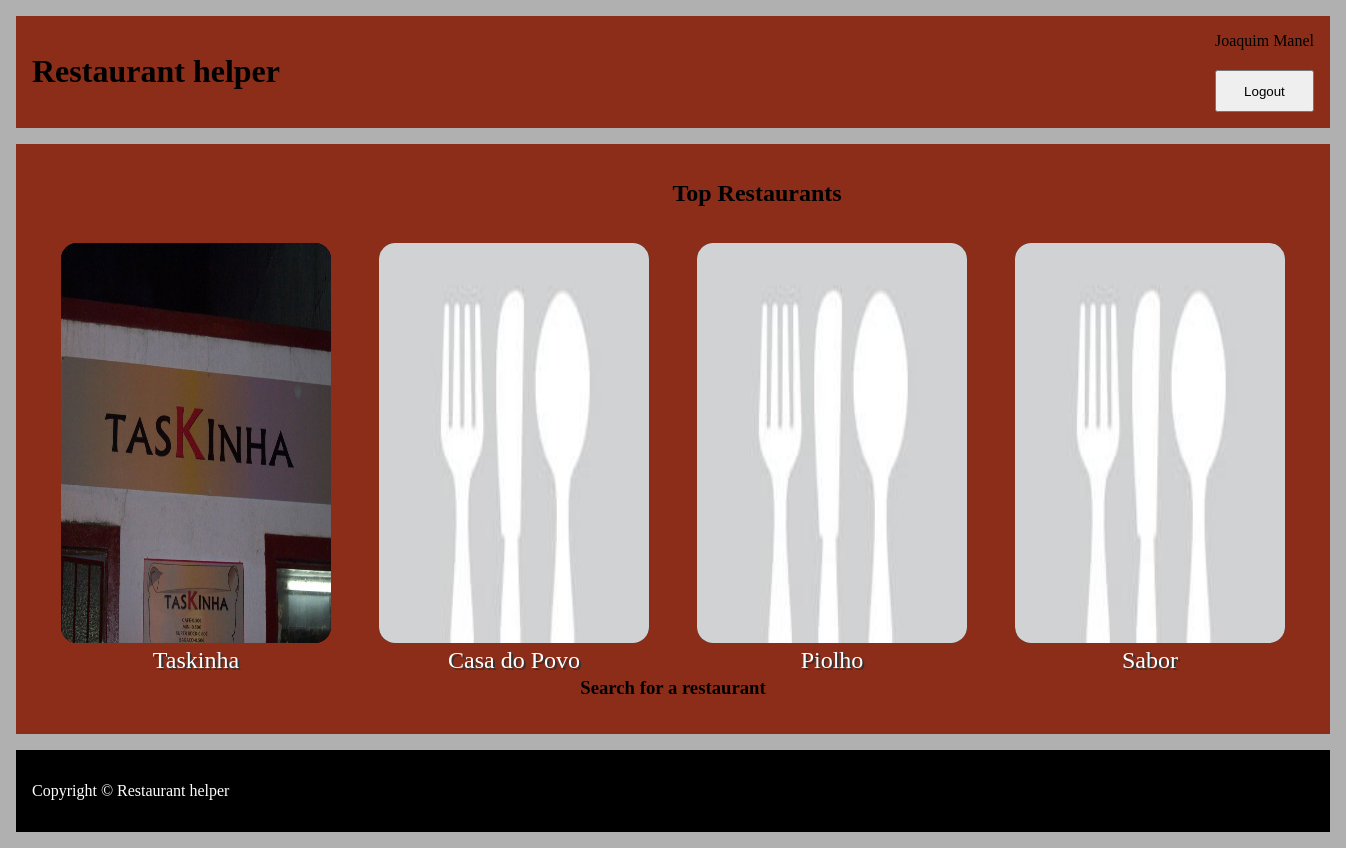
The app's page /pages/main.php (signed in), older data.
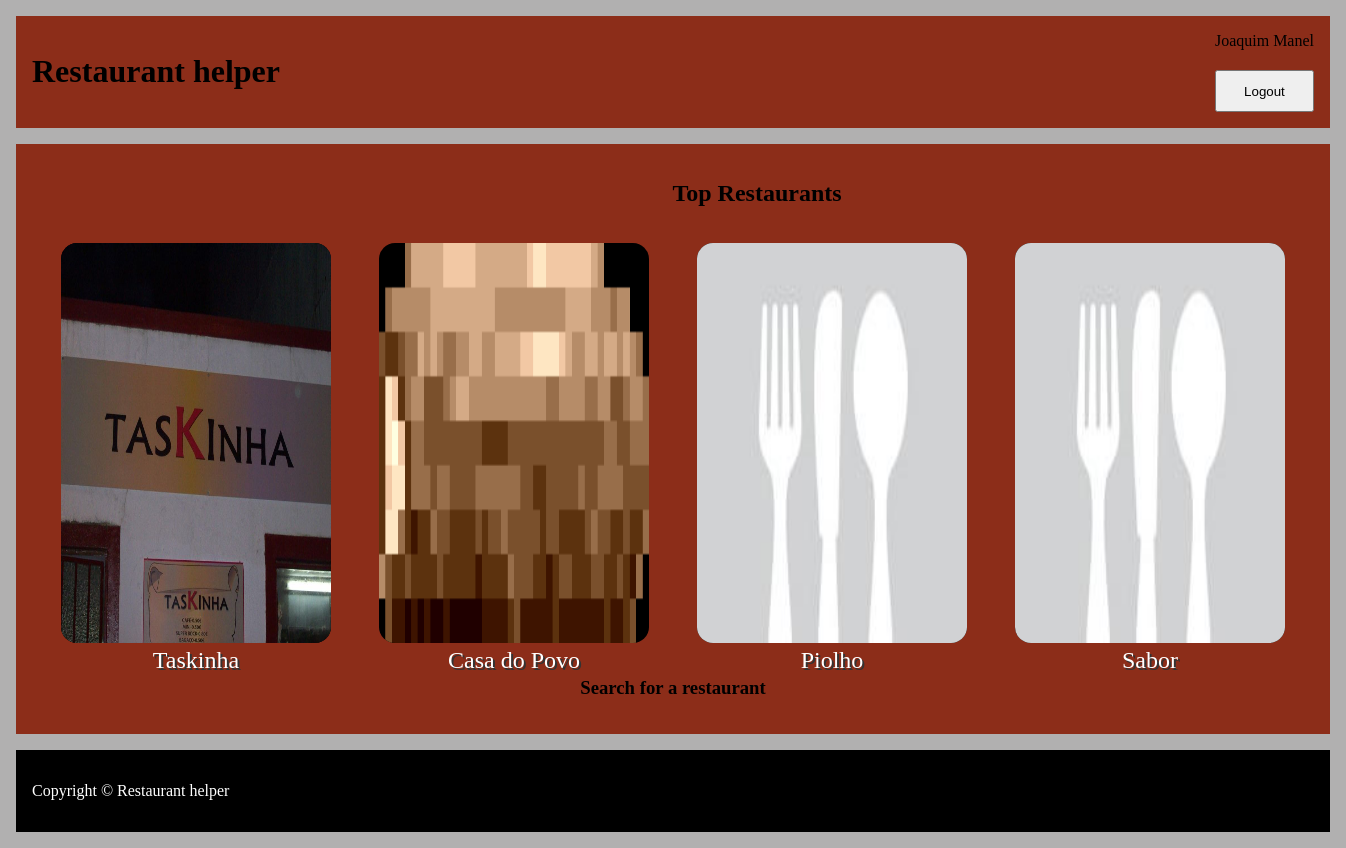
The same page, newer data.
### tables this page shows
CREATE TABLE restaurants (
  id INTEGER PRIMARY KEY,            
  name VARCHAR NOT NULL,
  adress VARCHAR NOT NULL,
  category VARCHAR NOT NULL,
  photo STRING DEFAULT "default.jpg",
  owner INTEGER NOT NULL REFERENCES restaurantOwner(id) ON DELETE CASCADE
                      
);

### pages/main.php (called while the page is built, shortened)
<?php
  require_once('../database/connection.php');
  require_once('../database/restaurant.class.php');
  require_once('../templates/common.php');
  require_once('../templates/restaurants.php');
  $db = getDatabaseConnection();
  drawHeader();
  $restaurants = Restaurant::getRestaurantsObjects($db,4);
      usort($restaurants, "cmp");
  drawRestaurants($restaurants);
  drawFooter();
?>

### database/restaurant.class.php (called while the page is built, shortened)
<?php
  class Restaurant {
    public function __construct(int $id, string $name, string $adress, string $category,string $photo,float $rating)
    {
      $this->id = $id;
      $this->name = $name;
      $this->photo = $photo;
    }
    static function getRestaurantAVGRating(PDO $db, int $id) : float{
      $stmt = $db->prepare('select round(avg(rating), 2) as Rating from review where restaurant = ?');
      $stmt->execute(array($id));
      if($id = $stmt->fetch()){
          return (float)$id['Rating'];
        }
    }
    static function getRestaurantsObjects(PDO $db, int $id) : array {
      $stmt = $db->prepare('SELECT id, name,adress,category,photo FROM restaurants LIMIT ?');
      $stmt->execute(array($id));
      $restaurants = array();
      while ($restaurant = $stmt->fetch()) {
        $rating = Restaurant::getRestaurantAVGRating($db,(int)$restaurant['id']);
        if ($rating==NULL){
          $rating=0;
        }
        $restaurants[] = new Restaurant(
          (int)$restaurant['id'],
          $restaurant['name'],
          $restaurant['adress'],
          $restaurant['category'],
          $restaurant['photo'],
          $rating
        );
      }
      return $restaurants;
    }
  }
?>

### templates/restaurants.php (the view, shortened to what this page needs)
<?php function drawRestaurants(array $restaurants) { ?>
  <header>
  <h2 id="mainRestaurants">Top Restaurants</h2>
  </header>
  <section id="restaurantsMain">
    <?php foreach($restaurants as $restaurant) { ?>
      <article id="card">
        <img src="../restaurantPictures/<?=$restaurant->photo?>"> <br>
        <a href="../pages/restaurant.php?id=<?=$restaurant->id?>"><?=$restaurant->name?></a>
      </article>
    <?php } ?>
  </section>
  <h3><a href="../pages/restaurant.php?id=search">Search for a restaurant</a></h3>
<?php } ?>

### templates/common.php (shortened to what this page needs)
<?php function drawHeader() { ?>
<!DOCTYPE html>
<html lang="en-US">
  <head>
    <link rel="stylesheet" href="../css/style.css">
  </head>
  <body>
  <header>
      <h1><a href="../pages/main.php">Restaurant helper</a></h1>
      <?php if (isset($_SESSION['id'])) drawLogoutForm($_SESSION['name']);?>
    </header>
    <main>
<?php } ?>
<?php function drawFooter() { ?>
    </main>
    <footer id="footer">
      <p id="cp">Copyright &copy; Restaurant helper</p>
    </footer>
  </body>
</html>
<?php } ?>
<?php function drawLogoutForm(string $name) { ?>
  <form action="../action/action_logout.php" method="post" class="logout">
  <a href="../pages/profile.php"><?=$name?></a>
    <button id="logout-but" type="submit" >Logout</button>
  </form>
<?php } ?>

### css/style.css (style rules this page uses)
html { background-color: #b1b0b0; }
body { width: 120em; margin: 1em auto; max-width: 100vw; --background-color: #8C2D19; --main-color: black; }
body > * { margin: 0 1em; }
body > header { display: flex; padding: 1em; background-color: var(--background-color); }
body > header h1 { flex-grow: 1; }
body > header a { color: var(--main-color); text-decoration: none; }
body > header form { display: grid; }
main { background-color: var(--background-color); text-align: center; margin: 1em; padding: 1em; }
main a { color: var(--main-color); text-decoration: none; }
main > header { display: flex; }
main > header h2 { flex-grow: 1; }
#mainRestaurants { margin-right: -7em; }
footer { background-color: black; padding: 1em; color: white; }
#restaurantsMain { display: flex; flex-wrap: wrap; justify-content: center; gap: 1em; }
#card * { grid-column-start: 1; grid-row-start: 1; }
#card { background-color: black; margin: 1em; width: 16.875em; height: 25em; border-radius: 1em; background-size: cover; transition: 0.4s ease-out; text-align: center; }
#card img { border-radius: 1em; width: 100%; height: 100%; -webkit-filter: brightness(100%); }
#card a { color: white; text-decoration: none; text-shadow: 2px 2px #333; font-size: 1.5em; align-self: center; justify-self: center; text-align: center; }

Row changes from the older to the newer data that the page shows:
changed restaurants "Casa do Povo": photo: picture added in place of a placeholder
